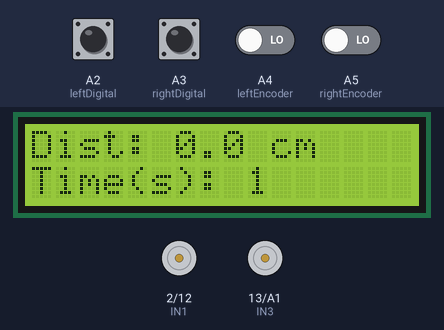
This sketch was run on a simulated Arduino Uno, built with avr-gcc and run on an emulated ATmega328P. Shown: 16×2 character LCD, motor-driver pin pairs drawn as motors (green arrow = first pin HIGH = forward, orange = second pin HIGH = backward, longer = more drive, scaled by the enable pin). The test bench sets the inputs (shaded band); at power-on: A2 (leftDigital), A3 (rightDigital), A4 (leftEncoder), A5 (rightEncoder) LOW.

Above: at 1.2 s.
1.3 s: A2 (leftDigital) pulled HIGH for 0.15 s
At 2.8 s:
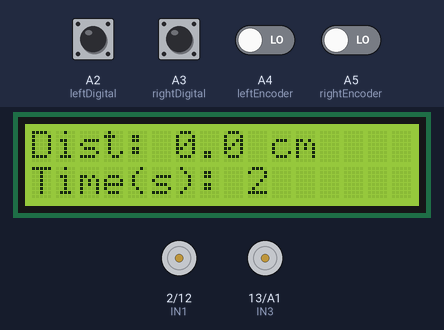
4.4 s: A3 (rightDigital) pulled HIGH for 0.15 s
At 5.8 s:
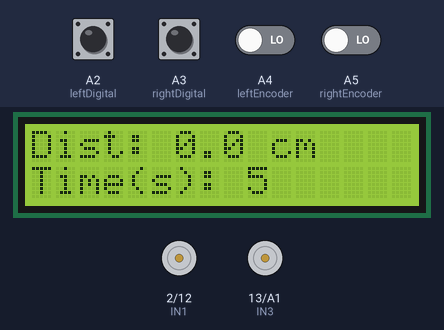
7.5 s: A2 (leftDigital) pulled HIGH for 1 s
At 7.9 s:
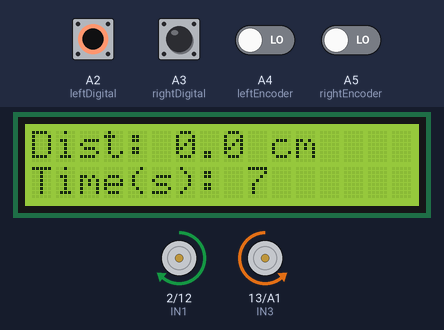
11.5 s: A3 (rightDigital) pulled HIGH for 1 s
At 11.75 s:
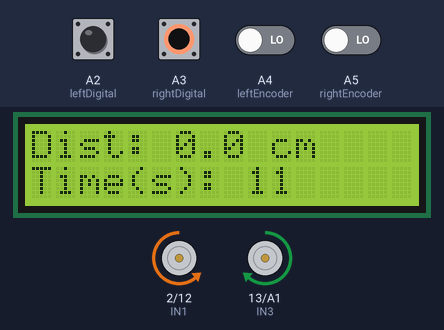
15.5 s: A2 (leftDigital) driven HIGH and A3 (rightDigital) driven HIGH
At 16.16 s:
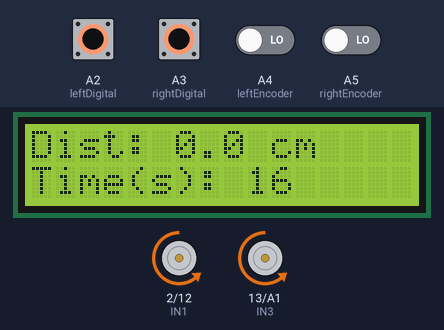
18.5 s: A2 (leftDigital) driven LOW
At 19.4 s:
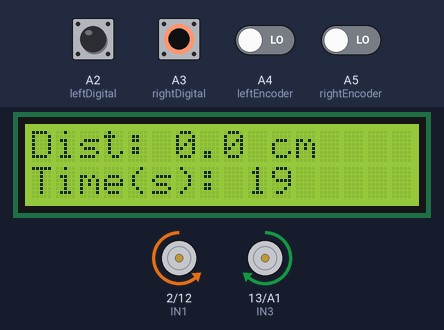
Timing chart, 0 to 21.5 s (numbered marks = the images above; inputs shaded):
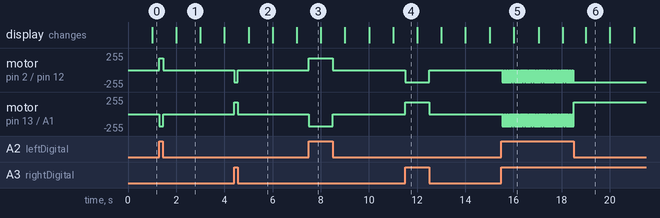

The sketch:

LineFollowingRobotPause.ino
```cpp
#include <LiquidCrystal.h>

LiquidCrystal lcd(8, 9, 4, 5, 6, 7);

// Motor pins
int IN1 = 2, IN2 = 12, IN3 = 13, IN4 = A1, ENA = 3, ENB = 11;

// IR line sensors
int leftDigital = A2, rightDigital = A3;

// Encoders
int leftEncoder = A4, rightEncoder = A5;

// Encoder tracking
int lastLeftState = 0;
int lastRightState = 0;
unsigned long leftPulses = 0;
unsigned long rightPulses = 0;

// Wheel constants
const float wheelCirc = 3.141 * 6.5;
const float distancePerPulse = 0.560;

// Forward pulsing
unsigned long lastPulseTime = 0;
bool motorState = true;
const unsigned long pulseInterval = 25;

bool allowCount = false;

// Pause system
bool paused = false;
bool pauseDone = false;
unsigned long pauseStart = 0;
float frozenDist = 0;

void setup() {
    Serial.begin(9600);

    lcd.begin(16, 2);
    lcd.setCursor(0,0);
    lcd.print("Dist: ");
    lcd.setCursor(0,1);
    lcd.print("Time(s): ");

    // Arrays for initialization
    int motorPins[] = {IN1, IN2, IN3, IN4, ENA, ENB};
    int irPins[] = {leftDigital, rightDigital};
    int encoderPins[] = {leftEncoder, rightEncoder};

    // Motor pins
    for (int i = 0; i < 6; i++) pinMode(motorPins[i], OUTPUT);

    // IR pins
    for (int i = 0; i < 2; i++) pinMode(irPins[i], INPUT);

    // Encoder pins
    for (int i = 0; i < 2; i++) pinMode(encoderPins[i], INPUT);

    lastLeftState  = digitalRead(leftEncoder);
    lastRightState = digitalRead(rightEncoder);
}

void loop() {
    unsigned long now = millis();
    int leftD  = digitalRead(leftDigital);
    int rightD = digitalRead(rightDigital);

    updateEncoders();

    float dist = (leftPulses + rightPulses) * 0.5 * distancePerPulse;

    // DISPLAY HANDLING
    lcd.setCursor(6, 0);
    if (paused) {
        lcd.print(frozenDist, 1);     // Show 260.0 during stop
    } else {
        lcd.print(dist, 1);           // Live distance
    }
    lcd.print(" cm   ");

    lcd.setCursor(9, 1);
    lcd.print(now / 1000);
    lcd.print("   ");

    // Pause logic
    if (!paused && !pauseDone && dist >= 260.0) {
        paused = true;
        pauseDone = true;
        pauseStart = now;
        frozenDist = 260.0;           // Freeze display at 260.0 cm
        stop();
    }

    if (paused) {
        if (now - pauseStart >= 3000) {
            paused = false;           // Resume after 3 seconds
        } else {
            stop();
            return;
        }
    }

    // Line following logic
    if (leftD == 1 && rightD == 0) {
        allowCount = false;
        turnRight();
    }
    else if (leftD == 0 && rightD == 1) {
        allowCount = false;
        turnLeft();
    }
    else if (leftD == 1 && rightD == 1) {
        allowCount = true;
        moveForward();
    }
    else {
        allowCount = false;
        stop();
    }
}

// Encoder logic
void updateEncoders() {
    if (!allowCount) return;

    int L = digitalRead(leftEncoder);
    int R = digitalRead(rightEncoder);

    if (L != lastLeftState)  leftPulses++;
    if (R != lastRightState) rightPulses++;

    lastLeftState = L;
    lastRightState = R;
}

// Motor functions
void moveForward() {
    unsigned long now = millis();

    // Forward pulsing control
    if (now - lastPulseTime >= pulseInterval) {
        lastPulseTime = now;
        motorState = !motorState;
    }

    if (motorState) {
        analogWrite(ENA, 180);
        analogWrite(ENB, 180);
        digitalWrite(IN1, LOW);
        digitalWrite(IN2, HIGH);
        digitalWrite(IN3, LOW);
        digitalWrite(IN4, HIGH);
    } else {
        analogWrite(ENA, 0);
        analogWrite(ENB, 0);
        digitalWrite(IN1, LOW);
        digitalWrite(IN2, LOW);
        digitalWrite(IN3, LOW);
        digitalWrite(IN4, LOW);
    }
}

void turnLeft() {
    analogWrite(ENA, 180);
    analogWrite(ENB, 180);
    digitalWrite(IN1, LOW);
    digitalWrite(IN2, HIGH);
    digitalWrite(IN3, HIGH);
    digitalWrite(IN4, LOW);
}

void turnRight() {
    analogWrite(ENA, 180);
    analogWrite(ENB, 180);
    digitalWrite(IN1, HIGH);
    digitalWrite(IN2, LOW);
    digitalWrite(IN3, LOW);
    digitalWrite(IN4, HIGH);
}

void stop() {
    analogWrite(ENA, 0);
    analogWrite(ENB, 0);
}
```

Measured:
- after the input at 1.3 s, motor on pin 2 (IN1) / pin 12 (IN2): stopped → forward 180/255 at once, → stopped 0.15 s later; motor on pin 13 (IN3) / A1 (IN4): stopped → backward 180/255 at once, → stopped 0.15 s later
- after the input at 4.4 s, motor on pin 2 (IN1) / pin 12 (IN2): stopped → backward 180/255 at once, → stopped 0.15 s later; motor on pin 13 (IN3) / A1 (IN4): stopped → forward 180/255 at once, → stopped 0.15 s later
- after the input at 7.5 s, motor on pin 2 (IN1) / pin 12 (IN2): stopped → forward 180/255 at once, → stopped 1.0 s later; motor on pin 13 (IN3) / A1 (IN4): stopped → backward 180/255 at once, → stopped 1.0 s later
- after the input at 11.5 s, motor on pin 2 (IN1) / pin 12 (IN2): stopped → backward 180/255 at once, → stopped 1.0 s later; motor on pin 13 (IN3) / A1 (IN4): stopped → forward 180/255 at once, → stopped 1.0 s later
- after the input at 15.5 s, motor on pin 2 (IN1) / pin 12 (IN2), motor on pin 13 (IN3) / A1 (IN4): alternates backward 180/255 for 0.03 s and stopped for 0.03 s, starting at once
- after the input at 18.5 s, motor on pin 2 (IN1) / pin 12 (IN2): stops changing and stays backward 180/255
- what the display in image 1 shows lasts 1.0 s, from 2.0 s to 3.0 s
